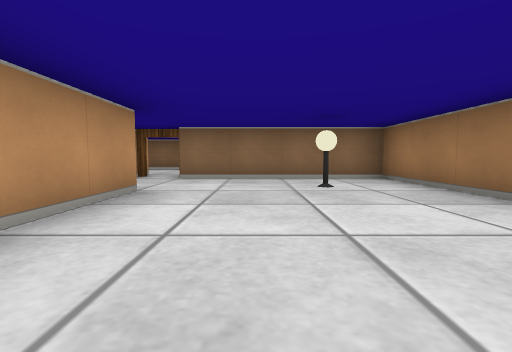
[1] (above)

17 first-person views from a walk through a cub3D maze. The camera is about half as high as the walls, tilts 4° down and sees 85° across. The floor is counted in squares. Each view is taken from the middle of a square. On the plan, view 1 faces up. The plan holds only what a view shows up to about 9 squares ahead; the rest is blank.

[2]
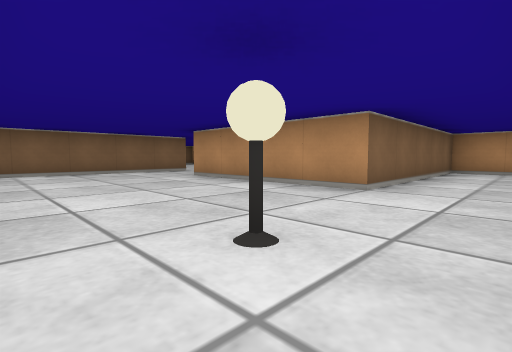

[3]
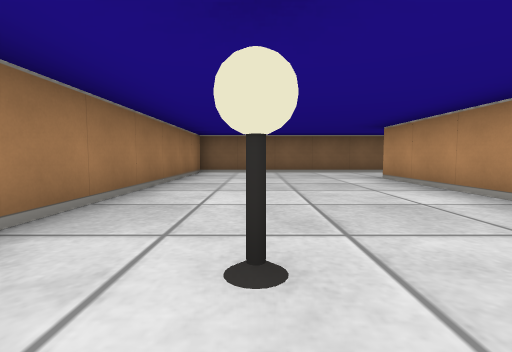

[4]
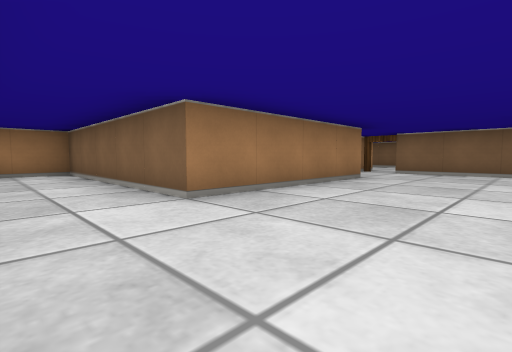

[5]
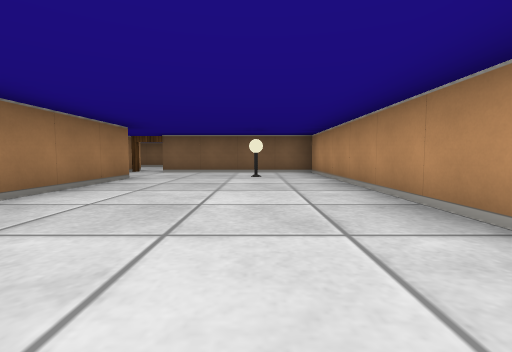

[6]
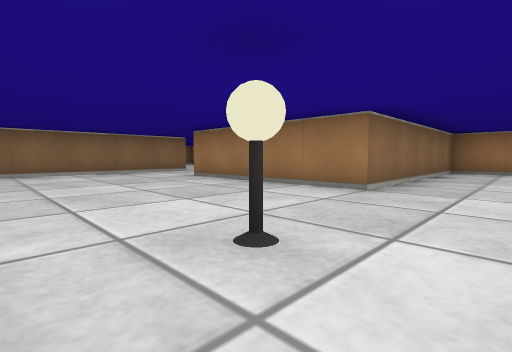

[7]
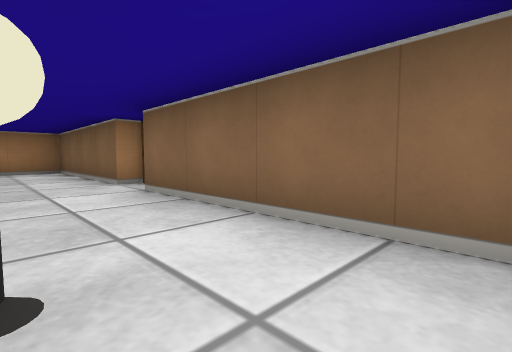

[8]
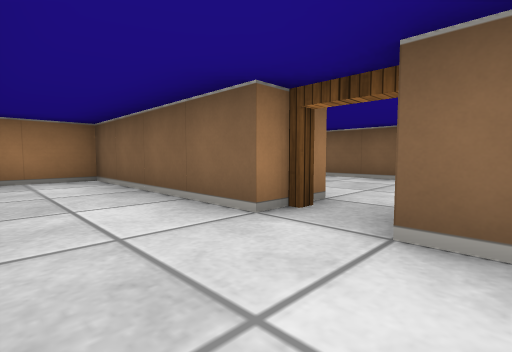

[9]
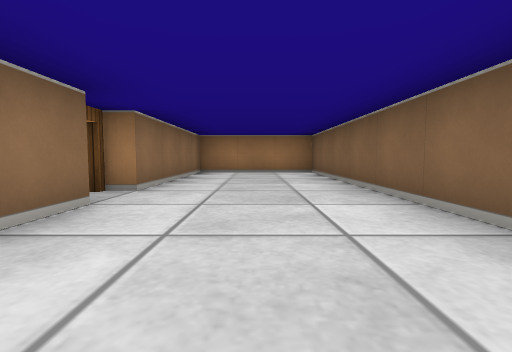

[10]
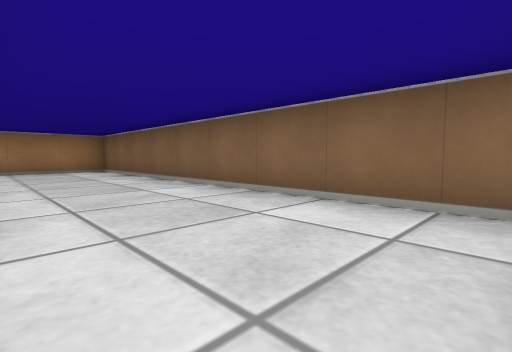

[11]
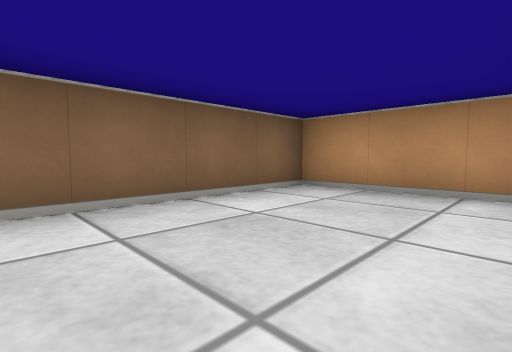

[12]
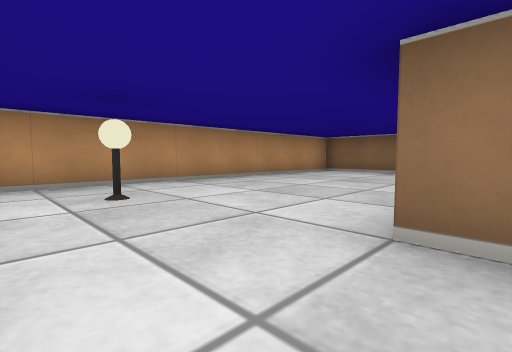

[13]
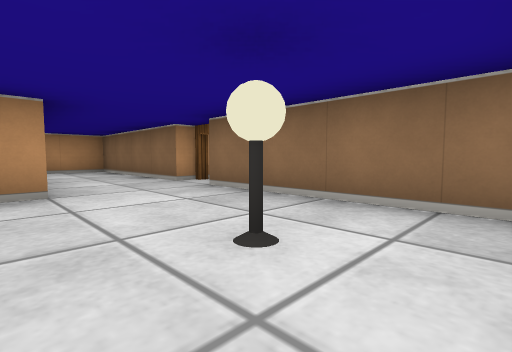

[14]
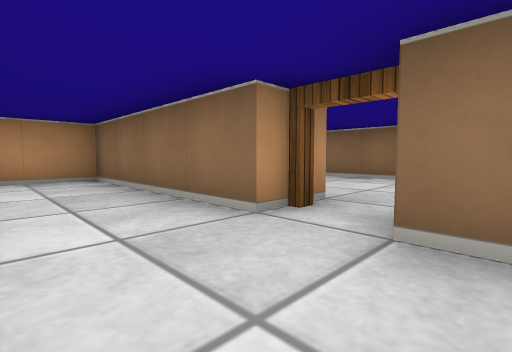

[15]
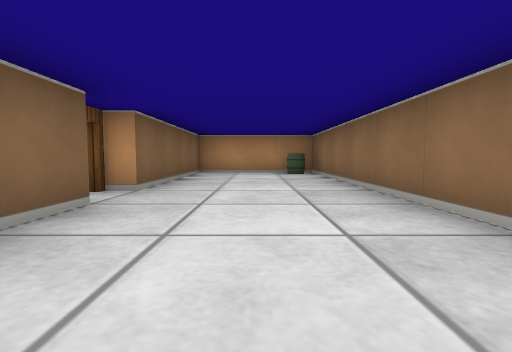

[16]
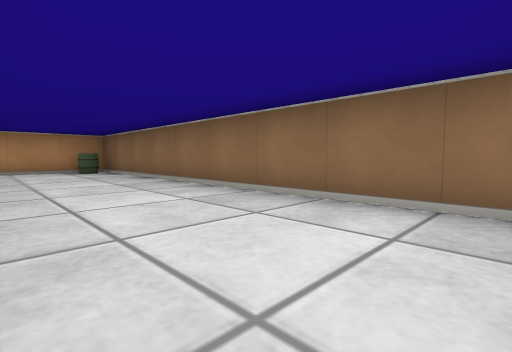

[17]
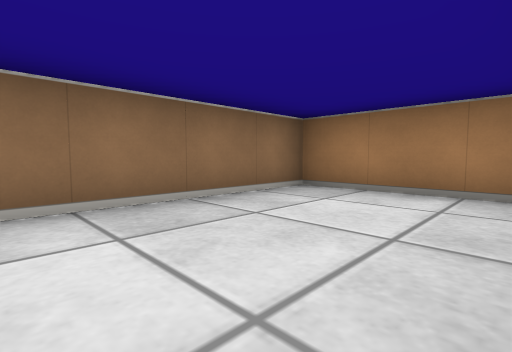

### Floor plan
Ten units are one square. View 1 is at (0, 0); x grows to the right and y downward. Boxes are objects, and circles mark ways between rooms. Rooms are numbered by the first view taken in them; rooms with no view inside come last. Other rooms are left out.
<svg viewBox="-70 -100 100 230">
<path fill="none" stroke="#000" d="M-25 -55 -65 -55 -65 -35 -15 -35 -15 5 -25 5M-25 25 25 25 25 -55 -15 -55M-15 85 25 85 25 65 -25 65 -25 25M-25 5 -65 5 -65 85 -25 85M-25 95 -35 95M-65 101 -65 125 25 125 25 95 -15 95M-15 -65 -5 -65M25 -71 25 -95 -65 -95 -65 -65 -25 -65"/>
<rect x="5" y="-45" width="10" height="10" fill="#bbb"><title>lamp</title></rect>
<rect x="-55" y="65" width="10" height="10" fill="#bbb"><title>lamp</title></rect>
<rect x="-65" y="-95" width="10" height="10" fill="#bbb"><title>barrel</title></rect>
<circle cx="-20" cy="15" r="3" fill="#2a7"/>
<circle cx="-20" cy="-60" r="3" fill="#2a7"/>
<circle cx="-20" cy="90" r="3" fill="#2a7"/>
<text x="-10" y="-20">1</text>
<text x="-30" y="50">2</text>
<text x="-20" y="110">3</text>
<text x="-20" y="-80">4</text>
</svg>
Room 1 opens to room 2. Room 1 opens to room 4. Room 2 opens to room 3.

Where each view was taken, in squares from view 1:
view 1: 0 up, 0 right, facing up
view 2: 5 up, 2 right, facing down-left
view 3: 5 up, 1 right, facing down
view 4: 1 down, 5 left, facing down-right
view 5: 1 down, 5 left, facing down
view 6: 8 down, 6 left, facing up-right
view 7: 7 down, 6 left, facing down-right
view 8: 7 down, 3 left, facing down-right
view 9: 11 down, 5 left, facing right
view 10: 10 down, 6 left, facing down-right
view 11: 10 down, 3 left, facing down-left
view 12: 8 down, 2 left, facing up-left
view 13: 3 up, 2 right, facing up-left
view 14: 4 up, 1 left, facing up-left
view 15: 8 up, 1 right, facing left
view 16: 7 up, 2 right, facing up-left
view 17: 7 up, 1 left, facing up-right
